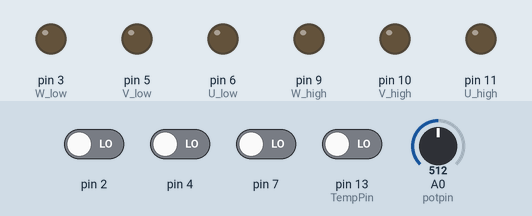
A sketch run on a simulated Arduino Uno, built with avr-gcc and run on an emulated ATmega328P. Shown: output pins drawn as LEDs (lit = HIGH). Inputs (shaded band) come from the test bench; at power-on: pin 2, pin 4, pin 7, pin 13 (TempPin) LOW, A0 (potpin) = 512. What the sketch prints to the serial monitor is not drawn.

Above: at 1.2 s.
1.3 s: pin 2 driven HIGH
At 1.9 s:
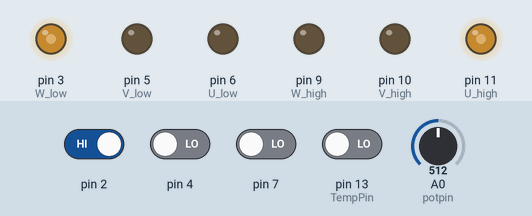
2.8 s: A0 (potpin) set to 716
At 3.2 s:
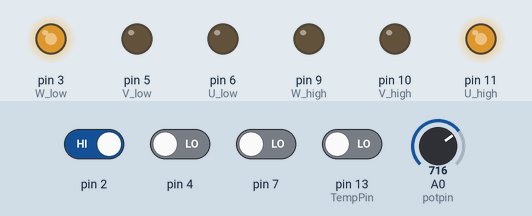
4.3 s: pin 4 driven HIGH
At 5.5 s:
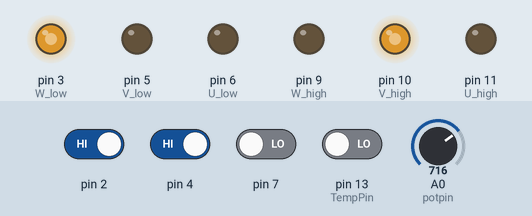
5.8 s: A0 (potpin) set to 900
At 6.6 s:
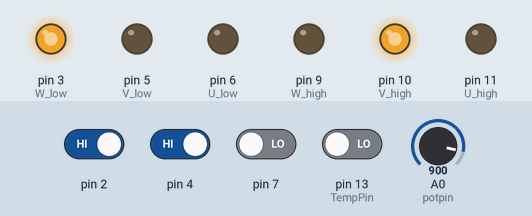
7.3 s: pin 2 driven LOW
At 7.8 s:
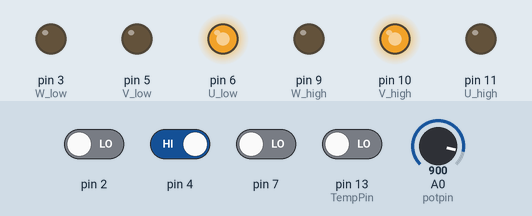
8.8 s: pin 7 driven HIGH
At 10.2 s:
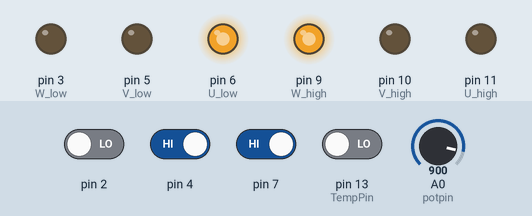
Timing chart, 0 to 11.3 s (numbered marks = the images above; inputs shaded):
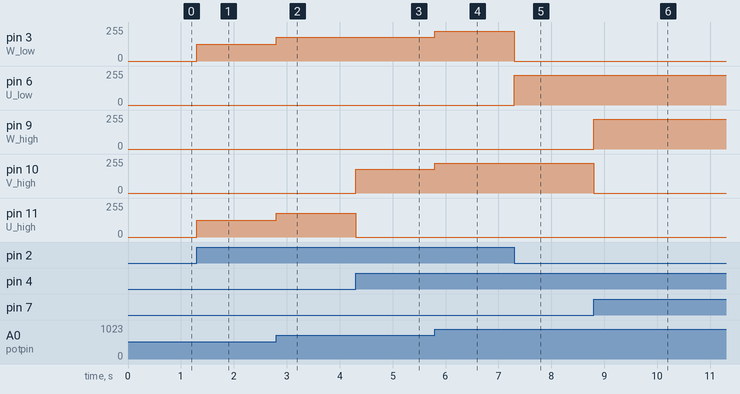

The sketch:

brushless_analog.ino
```cpp
// variables
// const int motorpin=9; for brushed motor
const int potpin=A0;
int pot;
unsigned int throttle;
const int U_high = 11;
const int V_high = 10;
const int W_high = 9;
const int U_low = 6;
const int V_low = 5;
const int W_low = 3;

//Warning variables
int temp_counter = 0;
const int TempPin = 13;
unsigned int TempValue = 0;

//Shutdown, shutdown set to false unless warnings flare
bool shutdown = false;

void setup() {
  // Set Timers
  // Set Timer0 (Pins 5 & 6) to 31kHz
  TCCR0B = TCCR0B & B11111000 | B00000010;

  // Set Timer1 (Pins 9 & 10)
  TCCR1B = TCCR1B & B11111000 | B00000001;

  //Set Timer2 (Pins 3 & 11)
  TCCR2B = TCCR2B & B11111000 | B00000001;


  // put your setup code here, to run once:
  pinMode(2, INPUT);
  pinMode(4, INPUT);
  pinMode(7, INPUT);
  pinMode(U_high, OUTPUT);
  pinMode(U_low, OUTPUT);
  pinMode(V_high, OUTPUT);
  pinMode(V_low, OUTPUT);
  pinMode(W_high, OUTPUT);
  pinMode(W_low, OUTPUT);
  Serial.begin(9600);

//Warning setup
  pinMode(TempPin, INPUT);

}

const bool DEBUG = 1;  //Used for debug mode, set = 1 to enable
void loop() {
  // put your main code here, to run repeatedly:

//Check warnings before normal motor settings
  //Temperature reading
  TempValue = digitalRead(TempPin);
    if (TempValue == HIGH) {
      temp_counter++;
      if (temp_counter > 2) {
        shutdown = true;
        Serial.println("Shutdown caused by excessive motor temperature");
      }
    }
  //count number of defaults
//Nomral Motor settings
  long startTime = micros();
  pot = analogRead (potpin);
  // convert to 0-255
  throttle = map(pot,0,1023,0,255);  //limit throttle range after known values
  // set motor speed
  //analogWrite (motorpin,throttle);  //old code for sending potentiometer reading

  //Read Hall Effect
  bool A = digitalRead(2); //pin
  bool B = digitalRead(4);
  bool C = digitalRead(7);

  //create integer from 2-7
  unsigned int state = A<<2 | B<<1 | C;

//Shutdown flag
  if (shutdown==true) {
    //throttle = 0;
    Serial.println("Motor no worko");
    state=10;
  }
 //Run through states
 //analogwrite(pin,value)
  switch(state)
  {
    case 4: //State 1: Phase A on, B off, C off, 100
      analogWrite(U_high,throttle);
      analogWrite(U_low, 0);
      analogWrite(V_high,0);
      analogWrite(V_low, 0);
      analogWrite(W_high,0);
      analogWrite(W_low, throttle);
      if(DEBUG){Serial.println("4");}
      break;
    case 5: //State 2: Phase A on, B off, C on, 101
      analogWrite(U_high,throttle);
      analogWrite(U_low, 0);
      analogWrite(V_high,0);
      analogWrite(V_low, throttle);
      analogWrite(W_high,0);
      analogWrite(W_low, 0);
      if(DEBUG){Serial.println("5");}
      break;
    case 1: //State 3: Phase A off, B off, C on, 001
      analogWrite(U_high,0);
      analogWrite(U_low, 0);
      analogWrite(V_high,0);
      analogWrite(V_low, throttle);
      analogWrite(W_high,throttle);
      analogWrite(W_low, 0);
      if(DEBUG){Serial.println("1");}
      break;
    case 3: //State 4: Phase A off, B on, C on, 011
      analogWrite(U_high,0);
      analogWrite(U_low, throttle);
      analogWrite(V_high,0);
      analogWrite(V_low, 0);
      analogWrite(W_high,throttle);
      analogWrite(W_low, 0);
      if(DEBUG){Serial.println("3");}
      break;
    case 2: //State 5: Phase A off, B on, C off, 010
      analogWrite(U_high, 0);
      analogWrite(U_low, throttle);
      analogWrite(V_high,throttle);
      analogWrite(V_low, 0);
      analogWrite(W_high,0);
      analogWrite(W_low, 0);
      if(DEBUG){Serial.println("2");}
      break;
    case 6: //State 6: Phase A on, B on, C off, 110
      analogWrite(U_high,0);
      analogWrite(U_low, 0);
      analogWrite(V_high,throttle);
      analogWrite(V_low, 0);
      analogWrite(W_high,0);
      analogWrite(W_low, throttle);
      if(DEBUG){Serial.println("6");}
      break;
    case 10:
      // SET ALL THE DRIVER PINS TO A FAILSAFE CONDITION
      analogWrite(U_high,0);
      analogWrite(U_low, 0);
      analogWrite(V_high,0);
      analogWrite(V_low, 0);
      analogWrite(W_high,0);
      analogWrite(W_low, 0);
      break;
    default:
      // Set code that can count number of defaults and shut system down with excessive faults
      // Ignore/shutdown
      break;
  }

  long endTime = micros();

  long loop_duration = endTime - startTime;
  //Serial.println(loop_duration);
}
```

Measured:
- after the input at 1.3 s, pin 3 (W_low), pin 11 (U_high): 0/255 → 127/255 at once
- after the input at 2.8 s, pin 3 (W_low), pin 11 (U_high): 127/255 → 178/255 at once
- after the input at 4.3 s, pin 10 (V_high): 0/255 → 178/255 at once; pin 11 (U_high): 178/255 → 0/255 at once
- after the input at 5.8 s, pin 3 (W_low), pin 10 (V_high): 178/255 → 224/255 at once
- after the input at 7.3 s, pin 3 (W_low): 224/255 → 0/255 at once; pin 6 (U_low): 0/255 → 224/255 at once
- after the input at 8.8 s, pin 9 (W_high): 0/255 → 224/255 at once; pin 10 (V_high): 224/255 → 0/255 at once
